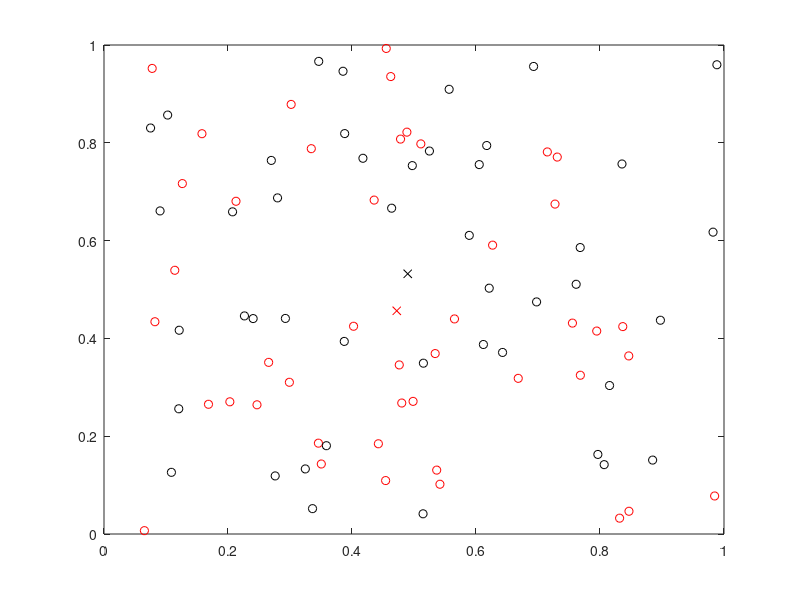

Here is the MATLAB script that generated this plot: (Note: this script raises an error after producing the figure.)
function [P, m] = twomeans(X, K)
%% function P = twomeans(D)
% Purpose: k-means clustering, k=2

verbose = 0;

if nargin == 0
    X = rand(90,2);
    verbose = 1;
end

conv = 0; % Convergence
maxiter = 100;
if ~exist('K','var')
    K = 2;  % Number of clusters to detect
end

if K == 1
    m = mean(X, 1);
    P = ones(size(X,1),1);
    return
end

% Initialization: Random assignment

if size(X,1) == 1
    P = 0;
else
    P = round(linspace(1, K, size(X,1)))';
    P = P(randperm(numel(P)))
end

P0 = P;
niter = 0;
while(niter<maxiter && ~conv)
    niter = niter + 1;
    
    % update step
    for kk = 1:K
        m(kk,:) = mean(X(P==kk,:), 1);
    end
    
    if verbose
       figure(1)
       clf
       plot(X(P==1,1), X(P==1,2), 'ro');
       hold on
       plot(X(P==2,1), X(P==2,2), 'ko');
       plot(m(1,1), m(1,2), 'rx');
       plot(m(2,1), m(2,2), 'kx');
       pause
    end
                
    % assignment step, assign each dot to its closest mean    
    for kk = 1:K
        D(:, kk) = eudist(m(kk, :), X);
    end
         
    [~, P] = min(D,[], 2);    
    
    if sum(P~=P0) == 0
        conv = 1;
    end
    P0 = P;
end
